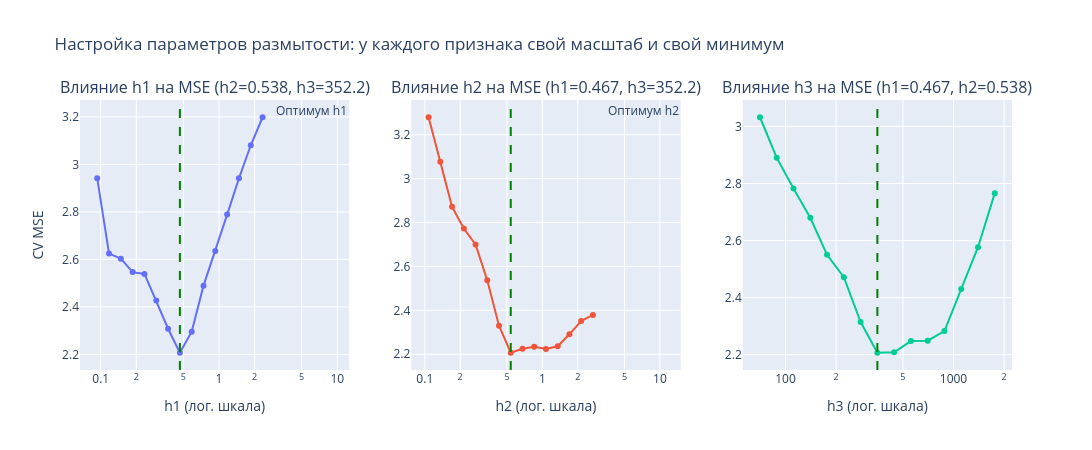

Notebook cell for this chart:
### Code cell
def cv_mse(X, y, h_vec, n_folds=5):
    kf = KFold(n_splits=n_folds, shuffle=True, random_state=42)
    mse = 0.0
    for tr, va in kf.split(X):
        y_pred = nw_multi(X[tr], y[tr], X[va], h_vec)
        mse += np.mean((y[va] - y_pred)**2)
    return mse / n_folds

def select_h(X, y):
    h = X.std(axis=0) * len(X)**(-1/5) # Начальное приближение (правило Сильвермана)
    for _ in range(3):
        for j in range(3):
            grid = np.geomspace(h[j] / 3, h[j] * 3, 10)
            best_val, best_h = np.inf, h[j]
            for hj in grid:
                h_try = h.copy()
                h_try[j] = hj
                v = cv_mse(X, y, h_try)
                if v < best_val:
                    best_val, best_h = v, hj
            h[j] = best_h
    return h

# Находим оптимальные значения
h_opt = select_h(X_noisy, y_noisy)
print(f"Оптимальные параметры: h1={h_opt[0]:.4f}, h2={h_opt[1]:.4f}, h3={h_opt[2]:.2f}")

# === ПОСТРОЕНИЕ ТРЕХ ГРАФИКОВ ===

fig = make_subplots(
    rows=1, cols=3, 
    subplot_titles=(f"Влияние h1 на MSE (h2={h_opt[1]:.3f}, h3={h_opt[2]:.1f})", 
                    f"Влияние h2 на MSE (h1={h_opt[0]:.3f}, h3={h_opt[2]:.1f})", 
                    f"Влияние h3 на MSE (h1={h_opt[0]:.3f}, h2={h_opt[1]:.3f})")
)

# Перебираем j = 0 (h1), 1 (h2), 2 (h3)
for j in range(3):
    # Создаем сетку значений для текущего h_j (от оптимального в 5 раз меньше до в 5 раз больше)
    h_grid = np.geomspace(h_opt[j] / 5, h_opt[j] * 5, 15)
    mse_list = []
    
    for hj in h_grid:
        h_try = h_opt.copy()
        h_try[j] = hj
        mse_list.append(cv_mse(X_noisy, y_noisy, h_try))
        
    # Добавляем линию на график
    fig.add_trace(
        go.Scatter(x=h_grid, y=mse_list, mode='lines+markers', 
                   name=f'MSE для h{j+1}', line=dict(width=2)),
        row=1, col=j+1
    )
    
    # Добавляем вертикальную пунктирную линию (оптимум)
    fig.add_vline(
        x=h_opt[j], line_dash="dash", line_color="green", 
        annotation_text=f"Оптимум h{j+1}", row=1, col=j+1
    )
    
    # Настраиваем оси (ось X обязательно в логарифмическом масштабе!)
    fig.update_xaxes(type='log', title_text=f'h{j+1} (лог. шкала)', row=1, col=j+1)
    fig.update_yaxes(title_text='CV MSE' if j == 0 else '', row=1, col=j+1)

fig.update_layout(
    height=450, width=1300,
    title_text="Настройка параметров размытости: у каждого признака свой масштаб и свой минимум",
    showlegend=False
)
fig.show()

### Figure 1 — Plotly figure (JSON) as saved in the notebook; plotly's stock layout.template omitted (floating-point values rounded to 4 significant figures)
{"data": [{"line": {"width": 2}, "mode": "lines+markers", "name": "MSE для h1", "type": "scatter", "x": [0.09338, 0.1175, 0.1479, 0.1861, 0.2342, 0.2948, 0.371, 0.4669, 0.5876, 0.7395, 0.9306, 1.171, 1.474, 1.855, 2.334], "xaxis": "x", "y": [2.942, 2.624, 2.603, 2.546, 2.539, 2.427, 2.308, 2.207, 2.295, 2.489, 2.635, 2.789, 2.941, 3.081, 3.199], "yaxis": "y"}, {"line": {"width": 2}, "mode": "lines+markers", "name": "MSE для h2", "type": "scatter", "x": [0.1077, 0.1355, 0.1705, 0.2146, 0.2701, 0.3399, 0.4278, 0.5384, 0.6775, 0.8527, 1.073, 1.35, 1.7, 2.139, 2.692], "xaxis": "x2", "y": [3.279, 3.077, 2.872, 2.772, 2.7, 2.537, 2.33, 2.207, 2.225, 2.234, 2.224, 2.236, 2.291, 2.351, 2.379], "yaxis": "y2"}, {"line": {"width": 2}, "mode": "lines+markers", "name": "MSE для h3", "type": "scatter", "x": [70.44, 88.65, 111.6, 140.4, 176.7, 222.4, 279.9, 352.2, 443.2, 557.8, 702.0, 883.5, 1112.0, 1399.0, 1761.0], "xaxis": "x3", "y": [3.032, 2.89, 2.783, 2.68, 2.55, 2.471, 2.314, 2.207, 2.208, 2.248, 2.249, 2.283, 2.43, 2.577, 2.766], "yaxis": "y3"}], "layout": {"annotations": [{"font": {"size": 16}, "showarrow": false, "text": "Влияние h1 на MSE (h2=0.538, h3=352.2)", "x": 0.1444, "xanchor": "center", "xref": "paper", "y": 1, "yanchor": "bottom", "yref": "paper"}, {"font": {"size": 16}, "showarrow": false, "text": "Влияние h2 на MSE (h1=0.467, h3=352.2)", "x": 0.5, "xanchor": "center", "xref": "paper", "y": 1, "yanchor": "bottom", "yref": "paper"}, {"font": {"size": 16}, "showarrow": false, "text": "Влияние h3 на MSE (h1=0.467, h2=0.538)", "x": 0.8556, "xanchor": "center", "xref": "paper", "y": 1, "yanchor": "bottom", "yref": "paper"}, {"showarrow": false, "text": "Оптимум h1", "x": 0.4669, "xanchor": "left", "xref": "x", "y": 1, "yanchor": "top", "yref": "y domain"}, {"showarrow": false, "text": "Оптимум h2", "x": 0.5384, "xanchor": "left", "xref": "x2", "y": 1, "yanchor": "top", "yref": "y2 domain"}, {"showarrow": false, "text": "Оптимум h3", "x": 352.2, "xanchor": "left", "xref": "x3", "y": 1, "yanchor": "top", "yref": "y3 domain"}], "height": 450, "shapes": [{"line": {"color": "green", "dash": "dash"}, "type": "line", "x0": 0.4669, "x1": 0.4669, "xref": "x", "y0": 0, "y1": 1, "yref": "y domain"}, {"line": {"color": "green", "dash": "dash"}, "type": "line", "x0": 0.5384, "x1": 0.5384, "xref": "x2", "y0": 0, "y1": 1, "yref": "y2 domain"}, {"line": {"color": "green", "dash": "dash"}, "type": "line", "x0": 352.2, "x1": 352.2, "xref": "x3", "y0": 0, "y1": 1, "yref": "y3 domain"}], "showlegend": false, "title": {"text": "Настройка параметров размытости: у каждого признака свой масштаб и свой минимум"}, "width": 1300, "xaxis": {"anchor": "y", "domain": [0, 0.2889], "title": {"text": "h1 (лог. шкала)"}, "type": "log"}, "xaxis2": {"anchor": "y2", "domain": [0.3556, 0.6444], "title": {"text": "h2 (лог. шкала)"}, "type": "log"}, "xaxis3": {"anchor": "y3", "domain": [0.7111, 1], "title": {"text": "h3 (лог. шкала)"}, "type": "log"}, "yaxis": {"anchor": "x", "domain": [0, 1], "title": {"text": "CV MSE"}}, "yaxis2": {"anchor": "x2", "domain": [0, 1], "title": {"text": ""}}, "yaxis3": {"anchor": "x3", "domain": [0, 1], "title": {"text": ""}}}}
